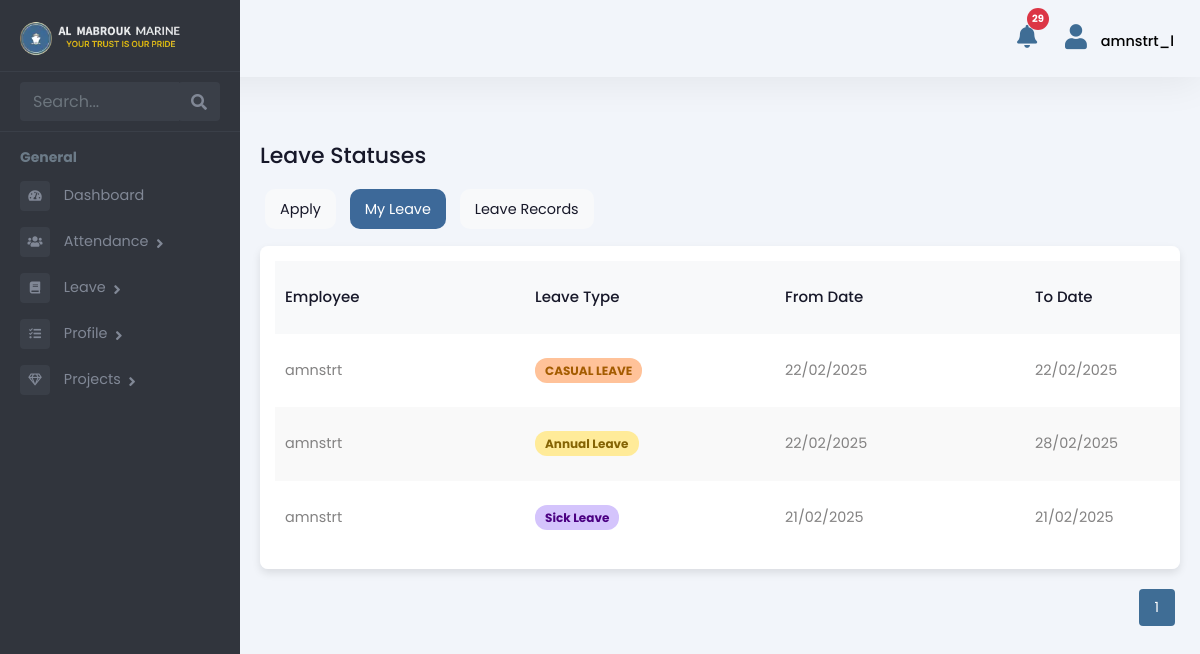
/employee/my-leave/ (signed in), run on an earlier commit of the app's database.
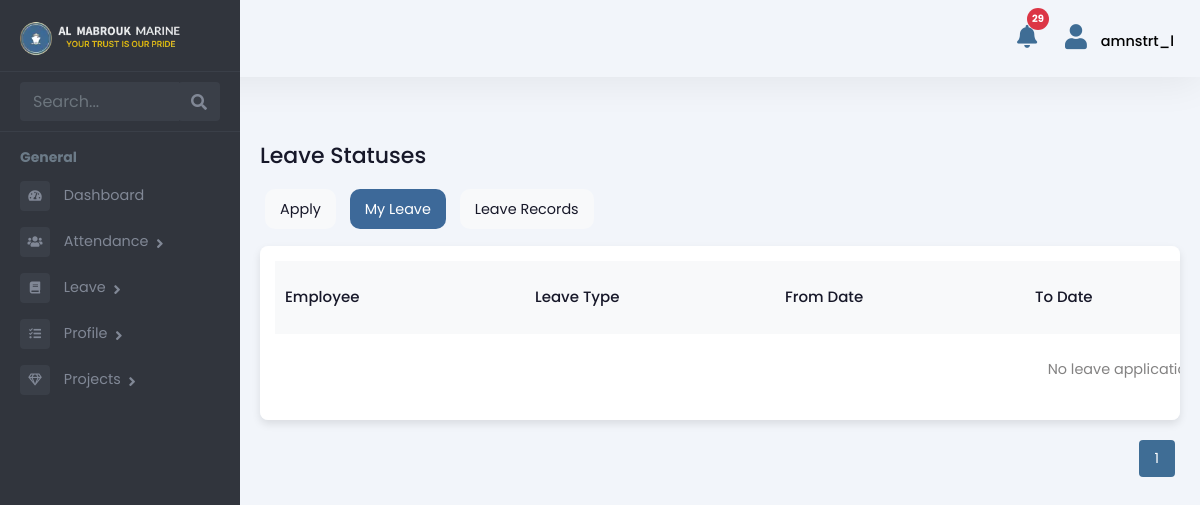
And on a later commit of the database.
### Admin/models.py (models this page shows, shortened)
class Leave(models.Model):
    LEAVE_TYPE_CHOICES = [
        ('SICK LEAVE', 'Sick Leave'),
        ('ANNUAL LEAVE', 'Annual Leave'),
    ]
    STATUS_CHOICES = [
        ('PENDING', 'Pending'),
        ('APPROVED', 'Approved'),
        ('REJECTED', 'Rejected'),
    ]
    user = models.ForeignKey(User, on_delete=models.CASCADE)  # Assuming you're using the default User model
    leave_type = models.CharField(max_length=50, choices=LEAVE_TYPE_CHOICES)
    from_date = models.DateField()
    to_date = models.DateField()
    reason = models.TextField()
    no_of_days = models.IntegerField(editable=False)  # Automatically calculated
    approval_status = models.CharField(max_length=10, choices=STATUS_CHOICES, default='PENDING')
    medical_certificate = models.FileField(upload_to='medical_certificates/', null=True, blank=True)

### employee_data/views.py (the view)
# urls.py: path("my-leave/", views.my_leave_status, name="my_leave"),
@login_required
def my_leave_status(request):
    leaves_list = Leave.objects.filter(user=request.user).order_by("-from_date")
    paginator = Paginator(leaves_list, 10)
    page_number = request.GET.get("page")
    leaves = paginator.get_page(page_number)
    return render(request, "employee/leavestatus.html", {"leaves": leaves, "role": "Engineer",})

### templates/employee/leavestatus.html (shortened to what this page needs)
{% extends 'employee/employeebase.html' %}
{% load custom_filters %}
{% load static %}
{% block content %}
<div class="emply-list-wraper">
    <div class="pg-title">
        <h1>Leave Statuses</h1>
    </div>
    <div class="leave-tab-wrapper">
        <a href="{% url 'apply_leave' %}">Apply</a>
        <a href="{% url 'my_leave' %}" class="active">My Leave</a>
        <a href="{% url 'leave_records' %}">Leave Records</a>
    </div>
    <div class="widget-box table-wdgt">
        <table id="leaveTable">
            <thead>
                <tr>
                    <th>Employee</th>
                    <th>Leave Type</th>
                    <th>From Date</th>
                    <th>To Date</th>
                </tr>
            </thead>
            <tbody>
                {% for leave in leaves %}
                <tr>
                    <td><a href="#">{{ leave.user.username }}</a></td>
                    <td>
                        <span class="status
                            {% if leave.leave_type == 'SICK LEAVE' %}sick-leave
                            {% elif leave.leave_type == 'ANNUAL LEAVE' %}annual-leave
                            {% else %}casual-leave{% endif %}">
                            {{ leave.get_leave_type_display }}
                        </span>
                    </td>
                    <td>{{ leave.from_date|date:"d/m/Y" }}</td>
                    <td>{{ leave.to_date|date:"d/m/Y" }}</td>
                </tr>
                {% empty %}
                <tr>
                    <td colspan="7" class="text-center">No leave applications found.</td>
                </tr>
                {% endfor %}
            </tbody>
        </table>
    </div>
    <div class="pagination" id="pagination">
        {% for num in leaves.paginator.page_range %}
            <a href="?page={{ num }}">
                <button class="{% if num == leaves.number %}active{% endif %}">{{ num }}</button>
            </a>
        {% endfor %}
    </div>
</div>
{% endblock %}

What changed in the data, as far as the page shows it:
removed Leave: user.username "amnstrt", leave_type "CASUAL LEAVE", from_date "22/02/2025", to_date "22/02/2025"
removed Leave: user.username "amnstrt", leave_type "Annual Leave", from_date "22/02/2025", to_date "28/02/2025"
removed Leave: user.username "amnstrt", leave_type "Sick Leave", from_date "21/02/2025", to_date "21/02/2025"
Also different on the page:
text now shown: "No leave…"
